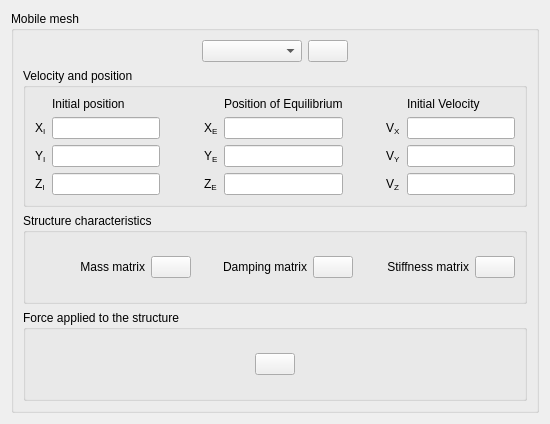
<?xml version="1.0" encoding="UTF-8"?>
<ui version="4.0">
 <class>BoundaryConditionsMobileMeshForm</class>
 <widget class="QWidget" name="BoundaryConditionsMobileMeshForm">
  <property name="geometry">
   <rect>
    <x>0</x>
    <y>0</y>
    <width>540</width>
    <height>424</height>
   </rect>
  </property>
  <property name="windowTitle">
   <string>Form</string>
  </property>
  <layout class="QGridLayout" name="gridLayout">
   <item row="0" column="0">
    <widget class="QGroupBox" name="groupMobilBoundary">
     <property name="toolTip">
      <string>&lt;html&gt;&lt;head/&gt;&lt;body&gt;&lt;p&gt;&lt;span style=&quot; font-size:9pt;&quot;&gt;Define the boundary condition for the mobile mesh. Six choices are available:&lt;br/&gt;- Fixed boundary,&lt;br/&gt;- Sliding boundary,&lt;br/&gt;- Internal coupling,&lt;br/&gt;- External coupling,&lt;br/&gt;- Fixed velocity,&lt;br/&gt;- Fixed displacement.&lt;/span&gt;&lt;/p&gt;&lt;p&gt;&lt;span style=&quot; font-size:9pt;&quot;&gt;In case of a fixed velocity of displacement, the formula editor must be filled.&lt;/span&gt;&lt;/p&gt;&lt;/body&gt;&lt;/html&gt;</string>
     </property>
     <property name="title">
      <string>Mobile mesh</string>
     </property>
     <layout class="QVBoxLayout" name="verticalLayout">
      <item>
       <layout class="QHBoxLayout" name="horizontalLayout">
        <item>
         <spacer name="spacer">
          <property name="orientation">
           <enum>Qt::Horizontal</enum>
          </property>
          <property name="sizeHint" stdset="0">
           <size>
            <width>53</width>
            <height>20</height>
           </size>
          </property>
         </spacer>
        </item>
        <item>
         <widget class="QComboBox" name="comboMobilBoundary">
          <property name="minimumSize">
           <size>
            <width>100</width>
            <height>0</height>
           </size>
          </property>
          <property name="toolTip">
           <string>&lt;html&gt;&lt;head/&gt;&lt;body&gt;&lt;p&gt;&lt;span style=&quot; font-size:9pt;&quot;&gt;Define the boundary condition for the mobile mesh. Six choices are available:&lt;br/&gt;- Fixed boundary,&lt;br/&gt;- Sliding boundary,&lt;br/&gt;- Internal coupling,&lt;br/&gt;- External coupling,&lt;br/&gt;- Fixed velocity,&lt;br/&gt;- Fixed displacement.&lt;/span&gt;&lt;/p&gt;&lt;p&gt;&lt;span style=&quot; font-size:9pt;&quot;&gt;In case of a fixed velocity of displacement, the formula editor must be filled.&lt;/span&gt;&lt;/p&gt;&lt;/body&gt;&lt;/html&gt;</string>
          </property>
         </widget>
        </item>
        <item>
         <widget class="QPushButton" name="pushButtonMobilBoundary">
          <property name="toolTip">
           <string>&lt;html&gt;&lt;head/&gt;&lt;body&gt;&lt;p&gt;&lt;span style=&quot; font-size:9pt;&quot;&gt;Define the boundary condition for the mobile mesh. Six choices are available:&lt;br/&gt;- Fixed boundary,&lt;br/&gt;- Sliding boundary,&lt;br/&gt;- Internal coupling,&lt;br/&gt;- External coupling,&lt;br/&gt;- Fixed velocity,&lt;br/&gt;- Fixed displacement.&lt;/span&gt;&lt;/p&gt;&lt;p&gt;&lt;span style=&quot; font-size:9pt;&quot;&gt;In case of a fixed velocity of displacement, the formula editor must be filled.&lt;/span&gt;&lt;/p&gt;&lt;/body&gt;&lt;/html&gt;</string>
          </property>
          <property name="text">
           <string/>
          </property>
          <property name="icon">
           <iconset resource="resources_pages.qrc">
            <normaloff>:/new/prefix1/icons/22x22/edit-find-replace.png</normaloff>:/new/prefix1/icons/22x22/edit-find-replace.png</iconset>
          </property>
          <property name="iconSize">
           <size>
            <width>22</width>
            <height>22</height>
           </size>
          </property>
         </widget>
        </item>
        <item>
         <spacer>
          <property name="orientation">
           <enum>Qt::Horizontal</enum>
          </property>
          <property name="sizeHint" stdset="0">
           <size>
            <width>17</width>
            <height>17</height>
           </size>
          </property>
         </spacer>
        </item>
       </layout>
      </item>
      <item>
       <widget class="QGroupBox" name="groupBoxStructureVelPos">
        <property name="title">
         <string>Velocity and position</string>
        </property>
        <layout class="QGridLayout" name="gridLayout_11">
         <item row="2" column="3">
          <widget class="QLabel" name="label_Ye">
           <property name="text">
            <string>&lt;html&gt;&lt;head/&gt;&lt;body&gt;&lt;p&gt;Y&lt;span style=&quot; vertical-align:sub;&quot;&gt;E&lt;/span&gt;&lt;/p&gt;&lt;/body&gt;&lt;/html&gt;</string>
           </property>
          </widget>
         </item>
         <item row="2" column="1">
          <widget class="QLineEdit" name="lineEditInitialDisplacementY">
           <property name="toolTip">
            <string>&lt;html&gt;&lt;head/&gt;&lt;body&gt;&lt;p&gt;&lt;span style=&quot; font-size:9pt;&quot;&gt;code_saturne key word: &lt;/span&gt;&lt;span style=&quot; font-size:9pt; font-weight:600;&quot;&gt;XSTR0&lt;/span&gt;&lt;/p&gt;&lt;/body&gt;&lt;/html&gt;</string>
           </property>
          </widget>
         </item>
         <item row="1" column="2">
          <spacer name="horizontalSpacer">
           <property name="orientation">
            <enum>Qt::Horizontal</enum>
           </property>
           <property name="sizeHint" stdset="0">
            <size>
             <width>17</width>
             <height>20</height>
            </size>
           </property>
          </spacer>
         </item>
         <item row="3" column="3">
          <widget class="QLabel" name="label_Ze">
           <property name="text">
            <string>&lt;html&gt;&lt;head/&gt;&lt;body&gt;&lt;p&gt;Z&lt;span style=&quot; vertical-align:sub;&quot;&gt;E&lt;/span&gt;&lt;/p&gt;&lt;/body&gt;&lt;/html&gt;</string>
           </property>
          </widget>
         </item>
         <item row="1" column="4">
          <widget class="QLineEdit" name="lineEditEquilibriumDisplacementX">
           <property name="toolTip">
            <string>&lt;html&gt;&lt;head/&gt;&lt;body&gt;&lt;p&gt;&lt;span style=&quot; font-size:9pt;&quot;&gt;code_saturne key word: &lt;/span&gt;&lt;span style=&quot; font-size:9pt; font-weight:600;&quot;&gt;XSTREQ&lt;/span&gt;&lt;/p&gt;&lt;/body&gt;&lt;/html&gt;</string>
           </property>
          </widget>
         </item>
         <item row="1" column="6">
          <widget class="QLabel" name="label_Vx">
           <property name="text">
            <string>V&lt;sub&gt;X&lt;/sub&gt;</string>
           </property>
          </widget>
         </item>
         <item row="3" column="0">
          <widget class="QLabel" name="label_Zi">
           <property name="text">
            <string>&lt;html&gt;&lt;head/&gt;&lt;body&gt;&lt;p&gt;Z&lt;span style=&quot; vertical-align:sub;&quot;&gt;I&lt;/span&gt;&lt;/p&gt;&lt;/body&gt;&lt;/html&gt;</string>
           </property>
          </widget>
         </item>
         <item row="2" column="7">
          <widget class="QLineEdit" name="lineEditInitialVelocityY">
           <property name="toolTip">
            <string>&lt;html&gt;&lt;head/&gt;&lt;body&gt;&lt;p&gt;&lt;span style=&quot; font-size:9pt;&quot;&gt;code_saturne key word: &lt;/span&gt;&lt;span style=&quot; font-size:9pt; font-weight:600;&quot;&gt;VSTR0&lt;/span&gt;&lt;/p&gt;&lt;/body&gt;&lt;/html&gt;</string>
           </property>
          </widget>
         </item>
         <item row="1" column="1">
          <widget class="QLineEdit" name="lineEditInitialDisplacementX">
           <property name="toolTip">
            <string>&lt;html&gt;&lt;head/&gt;&lt;body&gt;&lt;p&gt;&lt;span style=&quot; font-size:9pt;&quot;&gt;code_saturne key word: &lt;/span&gt;&lt;span style=&quot; font-size:9pt; font-weight:600;&quot;&gt;XSTR0&lt;/span&gt;&lt;/p&gt;&lt;/body&gt;&lt;/html&gt;</string>
           </property>
          </widget>
         </item>
         <item row="1" column="7">
          <widget class="QLineEdit" name="lineEditInitialVelocityX">
           <property name="toolTip">
            <string>&lt;html&gt;&lt;head/&gt;&lt;body&gt;&lt;p&gt;&lt;span style=&quot; font-size:9pt;&quot;&gt;code_saturne key word: &lt;/span&gt;&lt;span style=&quot; font-size:9pt; font-weight:600;&quot;&gt;VSTR0&lt;/span&gt;&lt;/p&gt;&lt;/body&gt;&lt;/html&gt;</string>
           </property>
          </widget>
         </item>
         <item row="1" column="3">
          <widget class="QLabel" name="label_Xe">
           <property name="text">
            <string>&lt;html&gt;&lt;head/&gt;&lt;body&gt;&lt;p&gt;X&lt;span style=&quot; vertical-align:sub;&quot;&gt;E&lt;/span&gt;&lt;/p&gt;&lt;/body&gt;&lt;/html&gt;</string>
           </property>
          </widget>
         </item>
         <item row="3" column="1">
          <widget class="QLineEdit" name="lineEditInitialDisplacementZ">
           <property name="toolTip">
            <string>&lt;html&gt;&lt;head/&gt;&lt;body&gt;&lt;p&gt;&lt;span style=&quot; font-size:9pt;&quot;&gt;code_saturne key word: &lt;/span&gt;&lt;span style=&quot; font-size:9pt; font-weight:600;&quot;&gt;XSTR0&lt;/span&gt;&lt;/p&gt;&lt;/body&gt;&lt;/html&gt;</string>
           </property>
          </widget>
         </item>
         <item row="0" column="4">
          <widget class="QLabel" name="label_24">
           <property name="text">
            <string>Position of Equilibrium</string>
           </property>
          </widget>
         </item>
         <item row="0" column="1">
          <widget class="QLabel" name="label_23">
           <property name="text">
            <string>Initial position</string>
           </property>
          </widget>
         </item>
         <item row="3" column="6">
          <widget class="QLabel" name="label_Vz">
           <property name="text">
            <string>V&lt;sub&gt;Z&lt;/sub&gt;</string>
           </property>
          </widget>
         </item>
         <item row="0" column="7">
          <widget class="QLabel" name="label_25">
           <property name="text">
            <string>Initial Velocity</string>
           </property>
          </widget>
         </item>
         <item row="2" column="0">
          <widget class="QLabel" name="label_Yi">
           <property name="text">
            <string>&lt;html&gt;&lt;head/&gt;&lt;body&gt;&lt;p&gt;Y&lt;span style=&quot; vertical-align:sub;&quot;&gt;I&lt;/span&gt;&lt;/p&gt;&lt;/body&gt;&lt;/html&gt;</string>
           </property>
          </widget>
         </item>
         <item row="3" column="4">
          <widget class="QLineEdit" name="lineEditEquilibriumDisplacementZ">
           <property name="toolTip">
            <string>&lt;html&gt;&lt;head/&gt;&lt;body&gt;&lt;p&gt;&lt;span style=&quot; font-size:9pt;&quot;&gt;code_saturne key word: &lt;/span&gt;&lt;span style=&quot; font-size:9pt; font-weight:600;&quot;&gt;XSTREQ&lt;/span&gt;&lt;/p&gt;&lt;/body&gt;&lt;/html&gt;</string>
           </property>
          </widget>
         </item>
         <item row="2" column="6">
          <widget class="QLabel" name="label_Vy">
           <property name="text">
            <string>V&lt;sub&gt;Y&lt;/sub&gt;</string>
           </property>
          </widget>
         </item>
         <item row="1" column="5">
          <spacer name="horizontalSpacer_5">
           <property name="orientation">
            <enum>Qt::Horizontal</enum>
           </property>
           <property name="sizeHint" stdset="0">
            <size>
             <width>13</width>
             <height>13</height>
            </size>
           </property>
          </spacer>
         </item>
         <item row="2" column="4">
          <widget class="QLineEdit" name="lineEditEquilibriumDisplacementY">
           <property name="toolTip">
            <string>&lt;html&gt;&lt;head/&gt;&lt;body&gt;&lt;p&gt;&lt;span style=&quot; font-size:9pt;&quot;&gt;code_saturne key word: &lt;/span&gt;&lt;span style=&quot; font-size:9pt; font-weight:600;&quot;&gt;XSTREQ&lt;/span&gt;&lt;/p&gt;&lt;/body&gt;&lt;/html&gt;</string>
           </property>
          </widget>
         </item>
         <item row="3" column="7">
          <widget class="QLineEdit" name="lineEditInitialVelocityZ">
           <property name="toolTip">
            <string>&lt;html&gt;&lt;head/&gt;&lt;body&gt;&lt;p&gt;&lt;span style=&quot; font-size:9pt;&quot;&gt;code_saturne key word: &lt;/span&gt;&lt;span style=&quot; font-size:9pt; font-weight:600;&quot;&gt;VSTR0&lt;/span&gt;&lt;/p&gt;&lt;/body&gt;&lt;/html&gt;</string>
           </property>
          </widget>
         </item>
         <item row="1" column="0">
          <widget class="QLabel" name="label_Xi">
           <property name="text">
            <string>&lt;html&gt;&lt;head/&gt;&lt;body&gt;&lt;p&gt;X&lt;span style=&quot; vertical-align:sub;&quot;&gt;I&lt;/span&gt;&lt;/p&gt;&lt;/body&gt;&lt;/html&gt;</string>
           </property>
          </widget>
         </item>
        </layout>
       </widget>
      </item>
      <item>
       <widget class="QGroupBox" name="groupBoxStructureCharacteristics">
        <property name="title">
         <string>Structure characteristics</string>
        </property>
        <layout class="QHBoxLayout" name="horizontalLayout_2">
         <item>
          <widget class="QLabel" name="label_20">
           <property name="minimumSize">
            <size>
             <width>110</width>
             <height>0</height>
            </size>
           </property>
           <property name="toolTip">
            <string>&lt;html&gt;&lt;head/&gt;&lt;body&gt;&lt;p&gt;&lt;span style=&quot; font-size:9pt;&quot;&gt;code_saturne key word: &lt;/span&gt;&lt;span style=&quot; font-size:9pt; font-weight:600;&quot;&gt;XMSTRU&lt;/span&gt;&lt;/p&gt;&lt;/body&gt;&lt;/html&gt;</string>
           </property>
           <property name="text">
            <string>&lt;html&gt;&lt;head/&gt;&lt;body&gt;&lt;p align=&quot;right&quot;&gt;Mass matrix&lt;/p&gt;&lt;/body&gt;&lt;/html&gt;</string>
           </property>
          </widget>
         </item>
         <item>
          <widget class="QPushButton" name="pushButtonMassMatrix">
           <property name="toolTip">
            <string>&lt;html&gt;&lt;head/&gt;&lt;body&gt;&lt;p&gt;&lt;span style=&quot; font-size:9pt;&quot;&gt;code_saturne key word: &lt;/span&gt;&lt;span style=&quot; font-size:9pt; font-weight:600;&quot;&gt;XMSTRU&lt;/span&gt;&lt;/p&gt;&lt;/body&gt;&lt;/html&gt;</string>
           </property>
           <property name="text">
            <string/>
           </property>
           <property name="icon">
            <iconset resource="resources_pages.qrc">
             <normaloff>:/new/prefix1/icons/22x22/edit-find-replace.png</normaloff>:/new/prefix1/icons/22x22/edit-find-replace.png</iconset>
           </property>
           <property name="iconSize">
            <size>
             <width>22</width>
             <height>22</height>
            </size>
           </property>
          </widget>
         </item>
         <item>
          <spacer name="horizontalSpacer_9">
           <property name="orientation">
            <enum>Qt::Horizontal</enum>
           </property>
           <property name="sizeHint" stdset="0">
            <size>
             <width>40</width>
             <height>20</height>
            </size>
           </property>
          </spacer>
         </item>
         <item>
          <widget class="QLabel" name="label_22">
           <property name="minimumSize">
            <size>
             <width>110</width>
             <height>0</height>
            </size>
           </property>
           <property name="toolTip">
            <string>&lt;html&gt;&lt;head/&gt;&lt;body&gt;&lt;p&gt;&lt;span style=&quot; font-size:9pt;&quot;&gt;code_saturne key word: &lt;/span&gt;&lt;span style=&quot; font-size:9pt; font-weight:600;&quot;&gt;XCSTRU&lt;/span&gt;&lt;/p&gt;&lt;/body&gt;&lt;/html&gt;</string>
           </property>
           <property name="text">
            <string>&lt;html&gt;&lt;head/&gt;&lt;body&gt;&lt;p align=&quot;right&quot;&gt;Damping matrix&lt;/p&gt;&lt;/body&gt;&lt;/html&gt;</string>
           </property>
          </widget>
         </item>
         <item>
          <widget class="QPushButton" name="pushButtonDampingMatrix">
           <property name="toolTip">
            <string>&lt;html&gt;&lt;head/&gt;&lt;body&gt;&lt;p&gt;&lt;span style=&quot; font-size:9pt;&quot;&gt;code_saturne key word: &lt;/span&gt;&lt;span style=&quot; font-size:9pt; font-weight:600;&quot;&gt;XCSTRU&lt;/span&gt;&lt;/p&gt;&lt;/body&gt;&lt;/html&gt;</string>
           </property>
           <property name="text">
            <string/>
           </property>
           <property name="icon">
            <iconset resource="resources_pages.qrc">
             <normaloff>:/new/prefix1/icons/22x22/edit-find-replace.png</normaloff>:/new/prefix1/icons/22x22/edit-find-replace.png</iconset>
           </property>
           <property name="iconSize">
            <size>
             <width>22</width>
             <height>22</height>
            </size>
           </property>
          </widget>
         </item>
         <item>
          <spacer name="horizontalSpacer_11">
           <property name="orientation">
            <enum>Qt::Horizontal</enum>
           </property>
           <property name="sizeHint" stdset="0">
            <size>
             <width>40</width>
             <height>20</height>
            </size>
           </property>
          </spacer>
         </item>
         <item>
          <widget class="QLabel" name="label_21">
           <property name="minimumSize">
            <size>
             <width>110</width>
             <height>0</height>
            </size>
           </property>
           <property name="toolTip">
            <string>&lt;html&gt;&lt;head/&gt;&lt;body&gt;&lt;p&gt;&lt;span style=&quot; font-size:9pt;&quot;&gt;code_saturne key word: &lt;/span&gt;&lt;span style=&quot; font-size:9pt; font-weight:600;&quot;&gt;XKSTRU&lt;/span&gt;&lt;/p&gt;&lt;/body&gt;&lt;/html&gt;</string>
           </property>
           <property name="text">
            <string>&lt;html&gt;&lt;head/&gt;&lt;body&gt;&lt;p align=&quot;right&quot;&gt;Stiffness matrix&lt;/p&gt;&lt;/body&gt;&lt;/html&gt;</string>
           </property>
          </widget>
         </item>
         <item>
          <widget class="QPushButton" name="pushButtonStiffnessMatrix">
           <property name="toolTip">
            <string>&lt;html&gt;&lt;head/&gt;&lt;body&gt;&lt;p&gt;&lt;span style=&quot; font-size:9pt;&quot;&gt;code_saturne key word: &lt;/span&gt;&lt;span style=&quot; font-size:9pt; font-weight:600;&quot;&gt;XKSTRU&lt;/span&gt;&lt;/p&gt;&lt;/body&gt;&lt;/html&gt;</string>
           </property>
           <property name="text">
            <string/>
           </property>
           <property name="icon">
            <iconset resource="resources_pages.qrc">
             <normaloff>:/new/prefix1/icons/22x22/edit-find-replace.png</normaloff>:/new/prefix1/icons/22x22/edit-find-replace.png</iconset>
           </property>
           <property name="iconSize">
            <size>
             <width>22</width>
             <height>22</height>
            </size>
           </property>
          </widget>
         </item>
        </layout>
       </widget>
      </item>
      <item>
       <widget class="QGroupBox" name="groupBoxForceApplied">
        <property name="title">
         <string>Force applied to the structure</string>
        </property>
        <layout class="QHBoxLayout" name="horizontalLayout_12">
         <item>
          <spacer name="horizontalSpacer_23">
           <property name="orientation">
            <enum>Qt::Horizontal</enum>
           </property>
           <property name="sizeHint" stdset="0">
            <size>
             <width>40</width>
             <height>20</height>
            </size>
           </property>
          </spacer>
         </item>
         <item>
          <widget class="QPushButton" name="pushButtonFluidForce">
           <property name="toolTip">
            <string>&lt;html&gt;&lt;head/&gt;&lt;body&gt;&lt;p&gt;&lt;span style=&quot; font-size:9pt;&quot;&gt;code_saturne key word: &lt;/span&gt;&lt;span style=&quot; font-size:9pt; font-weight:600;&quot;&gt;FORSTR&lt;/span&gt;&lt;/p&gt;&lt;/body&gt;&lt;/html&gt;</string>
           </property>
           <property name="text">
            <string/>
           </property>
           <property name="icon">
            <iconset resource="resources_pages.qrc">
             <normaloff>:/new/prefix1/icons/22x22/edit-find-replace.png</normaloff>:/new/prefix1/icons/22x22/edit-find-replace.png</iconset>
           </property>
           <property name="iconSize">
            <size>
             <width>22</width>
             <height>22</height>
            </size>
           </property>
          </widget>
         </item>
         <item>
          <spacer name="horizontalSpacer_24">
           <property name="orientation">
            <enum>Qt::Horizontal</enum>
           </property>
           <property name="sizeHint" stdset="0">
            <size>
             <width>40</width>
             <height>20</height>
            </size>
           </property>
          </spacer>
         </item>
        </layout>
       </widget>
      </item>
     </layout>
    </widget>
   </item>
  </layout>
 </widget>
 <resources>
  <include location="resources_pages.qrc"/>
 </resources>
 <connections/>
</ui>
